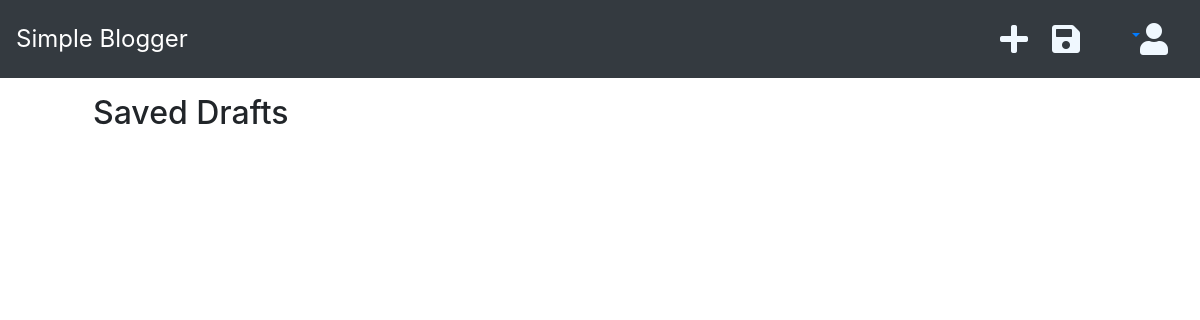
/user/1/drafts (signed in), run on an earlier commit of the app's database.
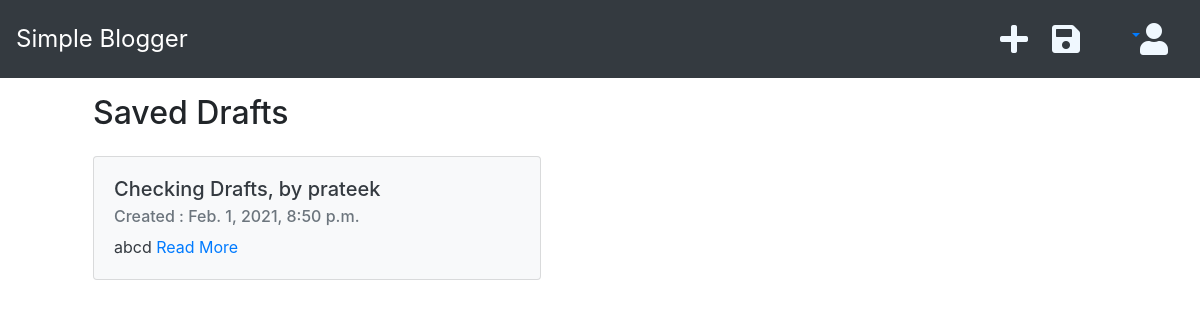
And on a later commit of the database.
### blog/models.py (models this page shows, shortened)
class Post(models.Model):
    author          = models.ForeignKey('auth.User', on_delete=models.CASCADE)
    title           = models.CharField(max_length=150)
    text            = models.TextField()
    created_date    = models.DateTimeField(default=timezone.now)
    published_date  = models.DateTimeField(blank=True, null=True)

### blog/views.py (the view)
# urls.py: path('user/<int:pk>/drafts', post_draft_list, name='post_draft_list'),
@login_required
def post_draft_list(request, pk):
    user = get_object_or_404(User, pk=pk)
    posts = Post.objects.filter(author=user).filter(published_date__isnull=True).order_by('-created_date')
    stuff_for_frontend = {'posts': posts}
    return render(request, 'blog/post_draft_list.html', stuff_for_frontend)

### blog/templates/blog/post_draft_list.html (shortened to what this page needs)
{% extends 'index.html' %}
{% block content %}
<div class="container">
    <div class="page-header">
        <h2 class="ml-5 mt-3 mb-4">Saved Drafts</h2>
    </div>
    <div class="d-flex flex-wrap">
        {% for post in posts%}
            <div class="card text-dark bg-light mb-5 ml-5" style="width: 28rem;">
                <div class="card-body">
                    <h5 class="card-title">{{post.title}}</h5>
                    <h6 class="card-subtitle mb-2 text-muted">Created : {{post.created_date}}</h6>
                    <p class="card-text">{{post.text|linebreaksbr|truncatechars:60}} <a href="{% url 'post_detail' pk=post.pk %}" class="card-link">Read More</a></p>
                </div>
            </div>
        {% endfor %}
    </div>
</div>
{% endblock %}

What changed in the data, as far as the page shows it:
added Post: title "Checking Drafts, by prateek", created_date "Feb. 1, 2021, 8:50 p.m.", text "abcd"
